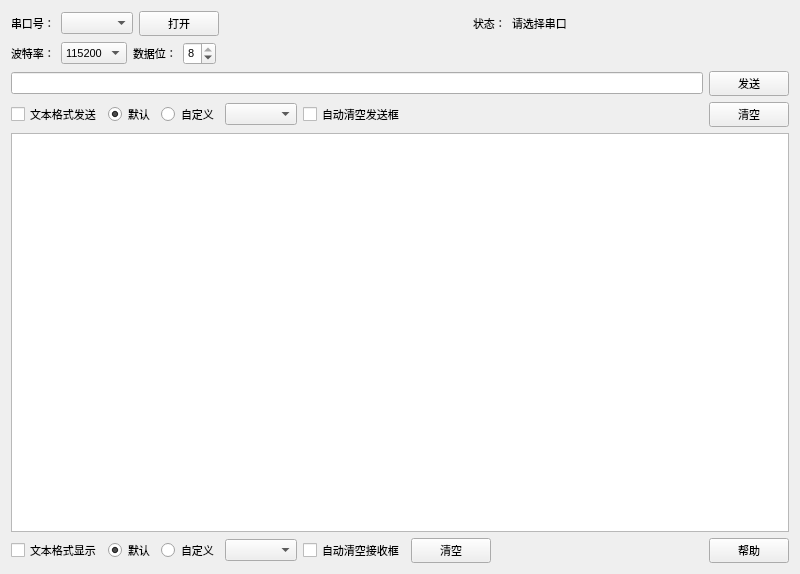
<?xml version="1.0" encoding="UTF-8"?>
<ui version="4.0">
 <class>MainWindow</class>
 <widget class="QMainWindow" name="MainWindow">
  <property name="geometry">
   <rect>
    <x>0</x>
    <y>0</y>
    <width>800</width>
    <height>574</height>
   </rect>
  </property>
  <property name="windowTitle">
   <string>程序员串口助手</string>
  </property>
  <widget class="QWidget" name="centralWidget">
   <layout class="QVBoxLayout" name="verticalLayout">
    <item>
     <widget class="QWidget" name="widget" native="true">
      <property name="focusPolicy">
       <enum>Qt::StrongFocus</enum>
      </property>
      <layout class="QHBoxLayout" name="horizontalLayout">
       <property name="leftMargin">
        <number>0</number>
       </property>
       <property name="topMargin">
        <number>0</number>
       </property>
       <property name="rightMargin">
        <number>0</number>
       </property>
       <property name="bottomMargin">
        <number>0</number>
       </property>
       <item>
        <widget class="QLabel" name="label">
         <property name="font">
          <font>
           <pointsize>8</pointsize>
          </font>
         </property>
         <property name="text">
          <string>串口号：</string>
         </property>
        </widget>
       </item>
       <item>
        <widget class="QComboBox" name="comboBoxserial">
         <property name="font">
          <font>
           <pointsize>8</pointsize>
          </font>
         </property>
        </widget>
       </item>
       <item>
        <widget class="QPushButton" name="pushButtonopen">
         <property name="font">
          <font>
           <pointsize>8</pointsize>
          </font>
         </property>
         <property name="text">
          <string>打开</string>
         </property>
        </widget>
       </item>
       <item>
        <widget class="QLabel" name="labelstatu">
         <property name="minimumSize">
          <size>
           <width>20</width>
           <height>20</height>
          </size>
         </property>
         <property name="maximumSize">
          <size>
           <width>20</width>
           <height>20</height>
          </size>
         </property>
         <property name="styleSheet">
          <string notr="true">border-image: url(:/new/img/red.png);</string>
         </property>
         <property name="text">
          <string/>
         </property>
        </widget>
       </item>
       <item>
        <spacer name="horizontalSpacer">
         <property name="orientation">
          <enum>Qt::Horizontal</enum>
         </property>
         <property name="sizeHint" stdset="0">
          <size>
           <width>40</width>
           <height>20</height>
          </size>
         </property>
        </spacer>
       </item>
       <item>
        <widget class="QLabel" name="label_5">
         <property name="font">
          <font>
           <pointsize>8</pointsize>
          </font>
         </property>
         <property name="focusPolicy">
          <enum>Qt::StrongFocus</enum>
         </property>
         <property name="text">
          <string>状态：</string>
         </property>
        </widget>
       </item>
       <item>
        <widget class="QLabel" name="labelstate">
         <property name="font">
          <font>
           <pointsize>8</pointsize>
          </font>
         </property>
         <property name="focusPolicy">
          <enum>Qt::StrongFocus</enum>
         </property>
         <property name="text">
          <string>请选择串口</string>
         </property>
        </widget>
       </item>
       <item>
        <spacer name="horizontalSpacer_5">
         <property name="orientation">
          <enum>Qt::Horizontal</enum>
         </property>
         <property name="sizeHint" stdset="0">
          <size>
           <width>40</width>
           <height>20</height>
          </size>
         </property>
        </spacer>
       </item>
      </layout>
     </widget>
    </item>
    <item>
     <widget class="QWidget" name="widget_2" native="true">
      <layout class="QHBoxLayout" name="horizontalLayout_2">
       <property name="leftMargin">
        <number>0</number>
       </property>
       <property name="topMargin">
        <number>0</number>
       </property>
       <property name="rightMargin">
        <number>0</number>
       </property>
       <property name="bottomMargin">
        <number>0</number>
       </property>
       <item>
        <widget class="QLabel" name="label_2">
         <property name="font">
          <font>
           <pointsize>8</pointsize>
          </font>
         </property>
         <property name="text">
          <string>波特率：</string>
         </property>
        </widget>
       </item>
       <item>
        <widget class="QComboBox" name="comboBoxbute">
         <property name="font">
          <font>
           <pointsize>8</pointsize>
          </font>
         </property>
         <item>
          <property name="text">
           <string>115200</string>
          </property>
         </item>
         <item>
          <property name="text">
           <string>9600</string>
          </property>
         </item>
         <item>
          <property name="text">
           <string>1200</string>
          </property>
         </item>
         <item>
          <property name="text">
           <string>2400</string>
          </property>
         </item>
         <item>
          <property name="text">
           <string>4800</string>
          </property>
         </item>
         <item>
          <property name="text">
           <string>19200</string>
          </property>
         </item>
         <item>
          <property name="text">
           <string>38400</string>
          </property>
         </item>
         <item>
          <property name="text">
           <string>57600</string>
          </property>
         </item>
        </widget>
       </item>
       <item>
        <widget class="QLabel" name="label_3">
         <property name="font">
          <font>
           <pointsize>8</pointsize>
          </font>
         </property>
         <property name="text">
          <string>数据位：</string>
         </property>
        </widget>
       </item>
       <item>
        <widget class="QSpinBox" name="spinBox">
         <property name="font">
          <font>
           <pointsize>8</pointsize>
          </font>
         </property>
         <property name="minimum">
          <number>5</number>
         </property>
         <property name="maximum">
          <number>8</number>
         </property>
         <property name="value">
          <number>8</number>
         </property>
        </widget>
       </item>
       <item>
        <spacer name="horizontalSpacer_2">
         <property name="orientation">
          <enum>Qt::Horizontal</enum>
         </property>
         <property name="sizeHint" stdset="0">
          <size>
           <width>544</width>
           <height>20</height>
          </size>
         </property>
        </spacer>
       </item>
      </layout>
     </widget>
    </item>
    <item>
     <widget class="QWidget" name="widget_5" native="true">
      <layout class="QHBoxLayout" name="horizontalLayout_3">
       <property name="leftMargin">
        <number>0</number>
       </property>
       <property name="topMargin">
        <number>0</number>
       </property>
       <property name="rightMargin">
        <number>0</number>
       </property>
       <property name="bottomMargin">
        <number>0</number>
       </property>
       <item>
        <widget class="QLineEdit" name="lineEdit">
         <property name="font">
          <font>
           <pointsize>8</pointsize>
          </font>
         </property>
        </widget>
       </item>
       <item>
        <widget class="QPushButton" name="pushButtonsend">
         <property name="font">
          <font>
           <pointsize>8</pointsize>
          </font>
         </property>
         <property name="text">
          <string>发送</string>
         </property>
        </widget>
       </item>
      </layout>
     </widget>
    </item>
    <item>
     <widget class="QWidget" name="widget_6" native="true">
      <property name="focusPolicy">
       <enum>Qt::StrongFocus</enum>
      </property>
      <layout class="QHBoxLayout" name="horizontalLayout_6">
       <property name="leftMargin">
        <number>0</number>
       </property>
       <property name="topMargin">
        <number>0</number>
       </property>
       <property name="rightMargin">
        <number>0</number>
       </property>
       <property name="bottomMargin">
        <number>0</number>
       </property>
       <item>
        <widget class="QCheckBox" name="checkBoxsendformat">
         <property name="font">
          <font>
           <pointsize>8</pointsize>
          </font>
         </property>
         <property name="text">
          <string>文本格式发送</string>
         </property>
        </widget>
       </item>
       <item>
        <widget class="QRadioButton" name="radioButtonsendformat">
         <property name="font">
          <font>
           <pointsize>8</pointsize>
          </font>
         </property>
         <property name="text">
          <string>默认</string>
         </property>
         <property name="checked">
          <bool>true</bool>
         </property>
        </widget>
       </item>
       <item>
        <widget class="QRadioButton" name="radioButtonsendauto">
         <property name="font">
          <font>
           <pointsize>8</pointsize>
          </font>
         </property>
         <property name="text">
          <string>自定义</string>
         </property>
         <property name="checked">
          <bool>false</bool>
         </property>
        </widget>
       </item>
       <item>
        <widget class="QComboBox" name="comboBoxsendformat">
         <property name="maximumSize">
          <size>
           <width>200</width>
           <height>16777215</height>
          </size>
         </property>
         <property name="font">
          <font>
           <pointsize>8</pointsize>
          </font>
         </property>
        </widget>
       </item>
       <item>
        <widget class="QCheckBox" name="checkBoxsendautoclear">
         <property name="font">
          <font>
           <pointsize>8</pointsize>
          </font>
         </property>
         <property name="text">
          <string>自动清空发送框</string>
         </property>
        </widget>
       </item>
       <item>
        <spacer name="horizontalSpacer_6">
         <property name="orientation">
          <enum>Qt::Horizontal</enum>
         </property>
         <property name="sizeHint" stdset="0">
          <size>
           <width>40</width>
           <height>20</height>
          </size>
         </property>
        </spacer>
       </item>
       <item>
        <widget class="QPushButton" name="pushButtoncleasend">
         <property name="font">
          <font>
           <pointsize>8</pointsize>
          </font>
         </property>
         <property name="text">
          <string>清空</string>
         </property>
        </widget>
       </item>
      </layout>
     </widget>
    </item>
    <item>
     <widget class="QWidget" name="widget_3" native="true">
      <layout class="QHBoxLayout" name="horizontalLayout_4">
       <property name="leftMargin">
        <number>0</number>
       </property>
       <property name="topMargin">
        <number>0</number>
       </property>
       <property name="rightMargin">
        <number>0</number>
       </property>
       <property name="bottomMargin">
        <number>0</number>
       </property>
       <item>
        <widget class="QTextBrowser" name="textBrowser">
         <property name="font">
          <font>
           <pointsize>8</pointsize>
          </font>
         </property>
         <property name="html">
          <string>&lt;!DOCTYPE HTML PUBLIC &quot;-//W3C//DTD HTML 4.0//EN&quot; &quot;http://www.w3.org/TR/REC-html40/strict.dtd&quot;&gt;
&lt;html&gt;&lt;head&gt;&lt;meta name=&quot;qrichtext&quot; content=&quot;1&quot; /&gt;&lt;style type=&quot;text/css&quot;&gt;
p, li { white-space: pre-wrap; }
&lt;/style&gt;&lt;/head&gt;&lt;body style=&quot; font-family:'Sans Serif'; font-size:8pt; font-weight:400; font-style:normal;&quot;&gt;
&lt;p style=&quot;-qt-paragraph-type:empty; margin-top:0px; margin-bottom:0px; margin-left:0px; margin-right:0px; -qt-block-indent:0; text-indent:0px; font-size:9pt;&quot;&gt;&lt;br /&gt;&lt;/p&gt;&lt;/body&gt;&lt;/html&gt;</string>
         </property>
        </widget>
       </item>
      </layout>
     </widget>
    </item>
    <item>
     <widget class="QWidget" name="widget_4" native="true">
      <layout class="QHBoxLayout" name="horizontalLayout_5">
       <property name="leftMargin">
        <number>0</number>
       </property>
       <property name="topMargin">
        <number>0</number>
       </property>
       <property name="rightMargin">
        <number>0</number>
       </property>
       <property name="bottomMargin">
        <number>0</number>
       </property>
       <item>
        <widget class="QCheckBox" name="checkBoxtextformat">
         <property name="font">
          <font>
           <pointsize>8</pointsize>
          </font>
         </property>
         <property name="text">
          <string>文本格式显示</string>
         </property>
        </widget>
       </item>
       <item>
        <widget class="QRadioButton" name="radioButtonreadformat">
         <property name="font">
          <font>
           <pointsize>8</pointsize>
          </font>
         </property>
         <property name="text">
          <string>默认</string>
         </property>
         <property name="checked">
          <bool>true</bool>
         </property>
        </widget>
       </item>
       <item>
        <widget class="QRadioButton" name="radioButtonreadauto">
         <property name="font">
          <font>
           <pointsize>8</pointsize>
          </font>
         </property>
         <property name="text">
          <string>自定义</string>
         </property>
         <property name="checked">
          <bool>false</bool>
         </property>
        </widget>
       </item>
       <item>
        <widget class="QComboBox" name="comboBoxreadformat">
         <property name="maximumSize">
          <size>
           <width>200</width>
           <height>16777215</height>
          </size>
         </property>
         <property name="font">
          <font>
           <pointsize>8</pointsize>
          </font>
         </property>
        </widget>
       </item>
       <item>
        <widget class="QCheckBox" name="checkBoxreadautoclear">
         <property name="font">
          <font>
           <pointsize>8</pointsize>
          </font>
         </property>
         <property name="text">
          <string>自动清空接收框</string>
         </property>
        </widget>
       </item>
       <item>
        <widget class="QPushButton" name="pushButtonclear">
         <property name="font">
          <font>
           <pointsize>8</pointsize>
          </font>
         </property>
         <property name="text">
          <string>清空</string>
         </property>
        </widget>
       </item>
       <item>
        <spacer name="horizontalSpacer_3">
         <property name="orientation">
          <enum>Qt::Horizontal</enum>
         </property>
         <property name="sizeHint" stdset="0">
          <size>
           <width>40</width>
           <height>20</height>
          </size>
         </property>
        </spacer>
       </item>
       <item>
        <widget class="QPushButton" name="pushButtonhelp">
         <property name="font">
          <font>
           <pointsize>8</pointsize>
          </font>
         </property>
         <property name="text">
          <string>帮助</string>
         </property>
        </widget>
       </item>
      </layout>
     </widget>
    </item>
   </layout>
  </widget>
 </widget>
 <layoutdefault spacing="6" margin="11"/>
 <resources/>
 <connections/>
</ui>
